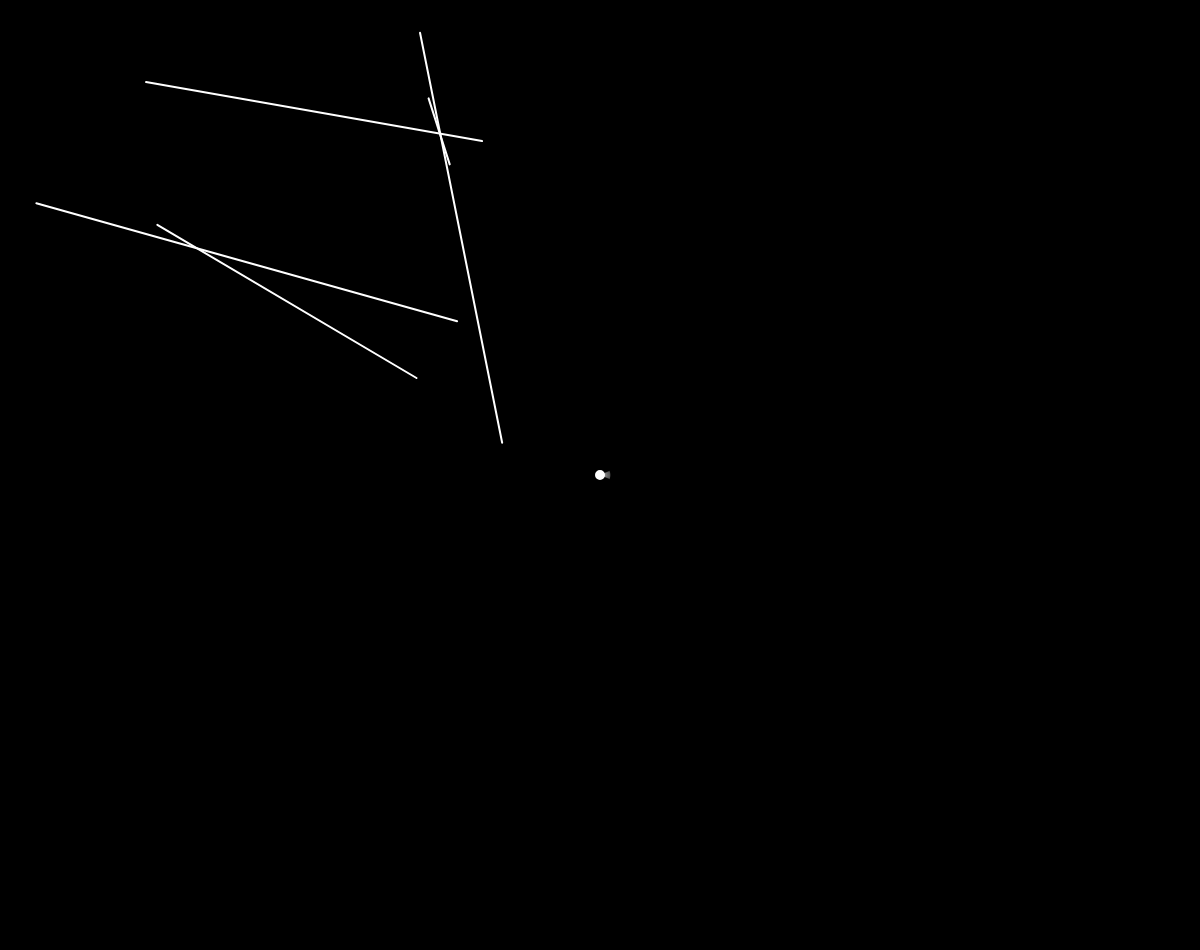
Frame 1 (no input)
Frame 60 (no input): identical to frame 1, image omitted
Frame 120 (the mouse pressed at the canvas centre since frame 60): identical to frame 1, image omitted

The p5.js sketch that drew this single still picture (run headless with seeded random() and noise() and a simulated clock; from frame 60 on, the mouse is pressed at the canvas centre):

// p5.js sketch
// ── sketch.js
/**
 * Building off of the previous coding challenge (2D Ray Casting) I attempt to make my own version the original Wolfenstein 3D Raycasting engine and visualize the "field of view" of the moving particle.
 *
 * https://lodev.org/cgtutor/raycasting.html
 * https://courses.pikuma.com/courses/raycasting
 */

let walls = []
let particle, sceneW, sceneH

let xoff = 0, yoff = 1000

let sliderPOV, sliderPOVp

function setup() {
  createCanvas(windowWidth, windowHeight - 50)
  sceneW = width / 2
  sceneH = height / 2

  particle = new Particle()

  for (let i = 0; i < 5; i++) {
    let a = createVector(random(sceneW), random(sceneH))
    let b = createVector(random(sceneW), random(sceneH))
    walls.push(new Boundary(a.x, a.y, b.x, b.y))
  }

  sliderPOVp = createP('Change angle')
  sliderPOV = createSlider(0, 360, 45, 1)
  sliderPOV.input(changeFOV)
}

function changeFOV () {
  const fov = sliderPOV.value()
  particle.changeFOV(fov)
}

function draw() {
  background(0)

  // Rotating
  if (keyIsDown(LEFT_ARROW)) {
    particle.rotate(-0.1)
  } else if (keyIsDown(RIGHT_ARROW)) {
    particle.rotate(0.1)
  } else if (keyIsDown(UP_ARROW)) {
    particle.move(1)
  } else if (keyIsDown(DOWN_ARROW)) {
    particle.move(-1)
  }

  // 2D rendering
  for (let w of walls) {
    w.show()
  }

  particle.show()

  // 3D rendering
  const scene = particle.look(walls)
  const w = sceneW / scene.length

  push()
  translate(sceneW, 0)
  for (let i = 0; i < scene.length; i++) {
    const sq = scene[i] * scene[i]
    const wSq = sceneW * sceneW
    const b = map(sq, 0, wSq, 255, 0)
    const h = map(scene[i], 0, sceneW, sceneH, 0)
    fill(b)
    noStroke()
    rectMode(CENTER)
    rect(i * w + w / 2, sceneH / 2, w + 1, h)
  }
  pop()
}

// ── boundary.js
class Boundary {
  constructor (x1, y1, x2, y2) {
    this.a = createVector(x1, y1)
    this.b = createVector(x2, y2)
  }

  show () {
    stroke(255)
    strokeWeight(2)
    line(this.a.x, this.a.y, this.b.x, this.b.y)
  }
}

// ── particle.js
class Particle {
  constructor () {
    this.fov = 45
    this.pos = createVector(width / 2, height / 2)
    this.rays = []
    this.heading = 0

    for (let a = -this.fov / 2; a < this.fov / 2; a += 0.5) {
      let ray = new Ray(this.pos, radians(a) + this.heading)
      this.rays.push(ray)
    }
  }

  changeFOV (fov) {
    this.fov = fov
    this.rays = []
    for (let a = -this.fov / 2; a < this.fov / 2; a += 0.5) {
      let ray = new Ray(this.pos, radians(a))
      this.rays.push(ray)
    }
  }

  rotate (angle) {
    this.heading += angle
    let i = 0
    for (let a = -this.fov / 2; a < this.fov / 2; a += 0.5) {
      this.rays[i].setAngle(radians(a) + this.heading)
      i++
    }
  }

  move (amt) {
    const vel = p5.Vector.fromAngle(this.heading)
    vel.setMag(amt)
    this.pos.add(vel)
  }

  look (walls) {
    let scene = []
    for (let i = 0; i < this.rays.length; i++) {
      const ray = this.rays[i]
      let closest = null
      let record = Infinity
      for (let w of walls) {
        const pt = ray.cast(w)
        if (pt) {
          let d = p5.Vector.dist(this.pos, pt)
                //Calculate distance projected on camera direction (Euclidean distance will give fisheye effect!)
          const a = ray.dir.heading() - this.heading
          d *= cos(a)
          if (mouseIsPressed) {
            d /= cos(a)
          }
          if (d < record) {
            record = d
            closest = pt
          }
        }
      }
      if (closest) {
        stroke(255, 100)
        line(this.pos.x, this.pos.y, closest.x, closest.y)
      }
      scene[i] = record
    }

    return scene
  }

  update (x, y) {
    this.pos.x = x
    this.pos.y = y
  }

  show () {
    fill(255)
    ellipse(this.pos.x, this.pos.y, 8)
    for (let r of this.rays) {
      r.show()
    }
  }
}

// ── ray.js
class Ray {
  constructor (pos, angle) {
    this.pos = pos
    this.dir = p5.Vector.fromAngle(angle)
  }

  cast (wall) {
    // Segment
    const x1 = wall.a.x
    const y1 = wall.a.y
    const x2 = wall.b.x
    const y2 = wall.b.y

    // Segment projection
    const x3 = this.pos.x
    const y3 = this.pos.y
    const x4 = this.pos.x + this.dir.x
    const y4 = this.pos.y + this.dir.y

    const den = (x1 - x2) * (y3 - y4) - (y1 - y2) * (x3 - x4)
    // If den is 0
    if (!den) return

    const t = ((x1 - x3) * (y3 - y4) - (y1 - y3) * (x3 - x4)) / den
    const u = -((x1 - x2) * (y1 - y3) - (y1 - y2) * (x1 - x3)) / den

    if (t > 0 && t < 1 && u > 0) {
      const pt = createVector(x1)
      pt.x = x1 + t * (x2 - x1)
      pt.y = y1 + t * (y2 - y1)
      return pt
    }

    return
  }

  lookAt (x, y) {
    this.dir.x = x - this.pos.x
    this.dir.y = y - this.pos.y
    this.dir.normalize()
  }

  setAngle (a) {
    this.dir = p5.Vector.fromAngle(a)
  }

  show () {
    stroke(255,10)
    strokeWeight(1)
    push()
    translate(this.pos.x, this.pos.y)
    line(0, 0, this.dir.x * 10, this.dir.y * 10)
    pop()
  }
}
